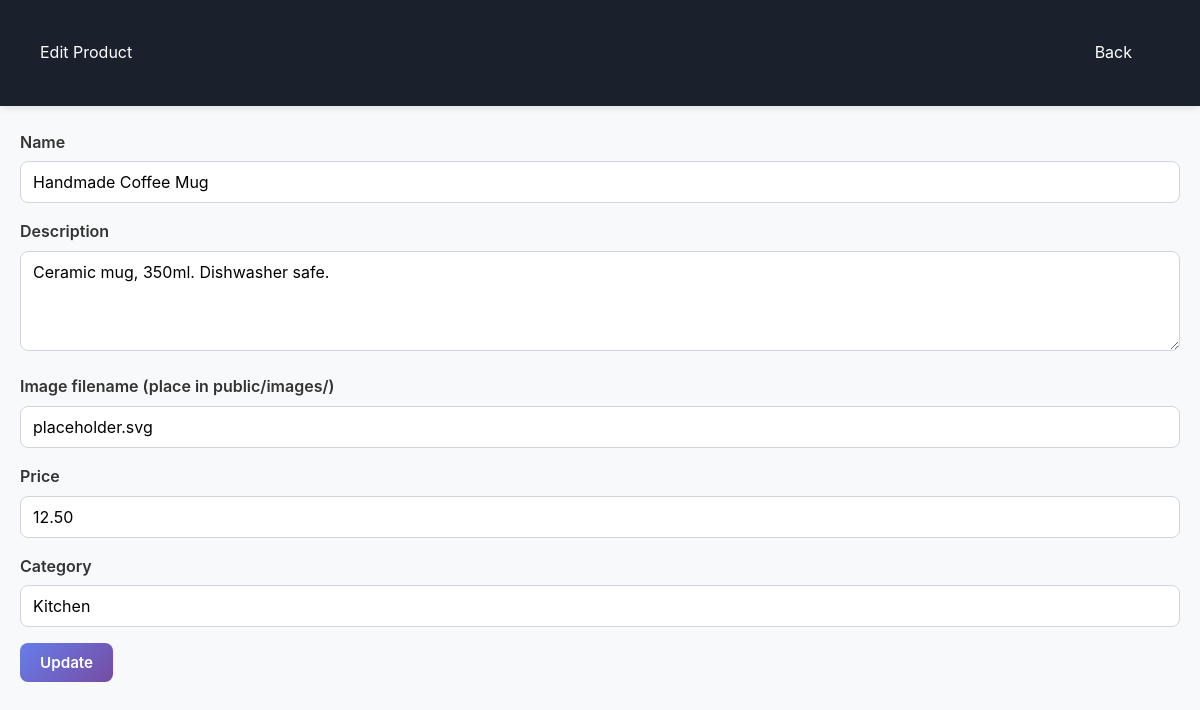
Page /admin/product_form.php?id=1 (signed in) on the committed database.
### tables this page shows
CREATE TABLE IF NOT EXISTS products (
  id INT AUTO_INCREMENT PRIMARY KEY,
  name VARCHAR(255) NOT NULL,
  description TEXT,
  image VARCHAR(255) DEFAULT NULL,
  price DECIMAL(10,2) NOT NULL DEFAULT 0.00,
  category VARCHAR(100) DEFAULT NULL,
  created_at TIMESTAMP DEFAULT CURRENT_TIMESTAMP
);

### src/ecommerce.php (called while the page is built, shortened)
<?php
function getProductById(PDO $pdo, $id) {
    $stmt = $pdo->prepare('SELECT * FROM products WHERE id = ?');
    $stmt->execute([$id]);
    return $stmt->fetch();
}
?>

### public/admin/product_form.php (the view, shortened to what this page needs)
<?php
require_once __DIR__ . '/../../src/ecommerce.php';
$id = $_GET['id'] ?? null;
if ($id) {
  $product = getProductById($pdo, $id);
}
?>
<!doctype html>
<html lang="en">
<head>
  <link rel="stylesheet" href="/css/styles.css">
</head>
<body>
  <header class="admin-header"><div class="container"><div style="display:flex;justify-content:space-between;align-items:center"><?php echo $id? 'Edit':'Add'; ?> Product <div class="admin-nav"><a href="/admin/products.php">Back</a></div></div></div></header>
  <div class="container">
    <form method="post">
      <div class="form-row"><label>Name</label><input type="text" name="name" value="<?php echo $product['name'] ?? ''; ?>" required></div>
      <div class="form-row"><label>Description</label><textarea name="description"><?php echo $product['description'] ?? ''; ?></textarea></div>
      <div class="form-row"><label>Image filename (place in public/images/)</label><input type="text" name="image" value="<?php echo $product['image'] ?? 'placeholder.svg'; ?>"></div>
      <div class="form-row"><label>Price</label><input type="number" step="0.01" name="price" value="<?php echo $product['price'] ?? '0.00'; ?>"></div>
      <div class="form-row"><label>Category</label><input type="text" name="category" value="<?php echo $product['category'] ?? ''; ?>"></div>
      <button class="btn"><?php echo $id? 'Update':'Create'; ?></button>
    </form>
  </div>
</body>
</html>

### public/css/styles.css (style rules this page uses)
* { box-sizing: border-box; margin: 0; padding: 0; }
body { font-family: -apple-system, BlinkMacSystemFont, "Segoe UI", Roboto, Oxygen, Ubuntu, Cantarell, sans-serif; line-height: 1.6; color: #333; background: #f8f9fa; }
html { font-size: 16px; }
header { background: linear-gradient(135deg, #667eea 0%, #764ba2 100%); color: white; padding: 16px 20px; box-shadow: 0 2px 8px rgba(0, 0, 0, 0.1); position: sticky; top: 0; z-index: 1000; }
.container { max-width: 1200px; margin: 24px auto; padding: 0 20px; }
.btn { display: inline-block; background: linear-gradient(135deg, #667eea 0%, #764ba2 100%); color: white; padding: 10px 20px; border-radius: 8px; text-decoration: none; border: none; font-weight: 600; cursor: pointer; transition: transform 0.2s ease, box-shadow 0.2s ease; font-size: 0.95rem; }
button.btn { font-family: inherit; }
.form-row { margin-bottom: 16px; }
.form-row label { display: block; margin-bottom: 6px; font-weight: 600; color: #333; }
.input, input[type="text"], input[type="email"], input[type="number"], input[type="password"], textarea, select { width: 100%; padding: 10px 12px; border-radius: 8px; border: 1px solid #d1d5db; font-size: 1rem; font-family: inherit; transition: border-color 0.2s ease, box-shadow 0.2s ease; }
textarea { min-height: 100px; resize: vertical; }
.admin-header { background: #1a202c; color: white; padding: 16px 20px; }
.admin-nav a { color: white; margin-right: 16px; text-decoration: none; padding: 6px 12px; border-radius: 6px; transition: background 0.2s ease; }

### rows in the picture
products: name "Handmade Coffee Mug", description "Ceramic mug, 350ml. Dishwasher safe.", image "placeholder.svg", price "12.50", category "Kitchen"
